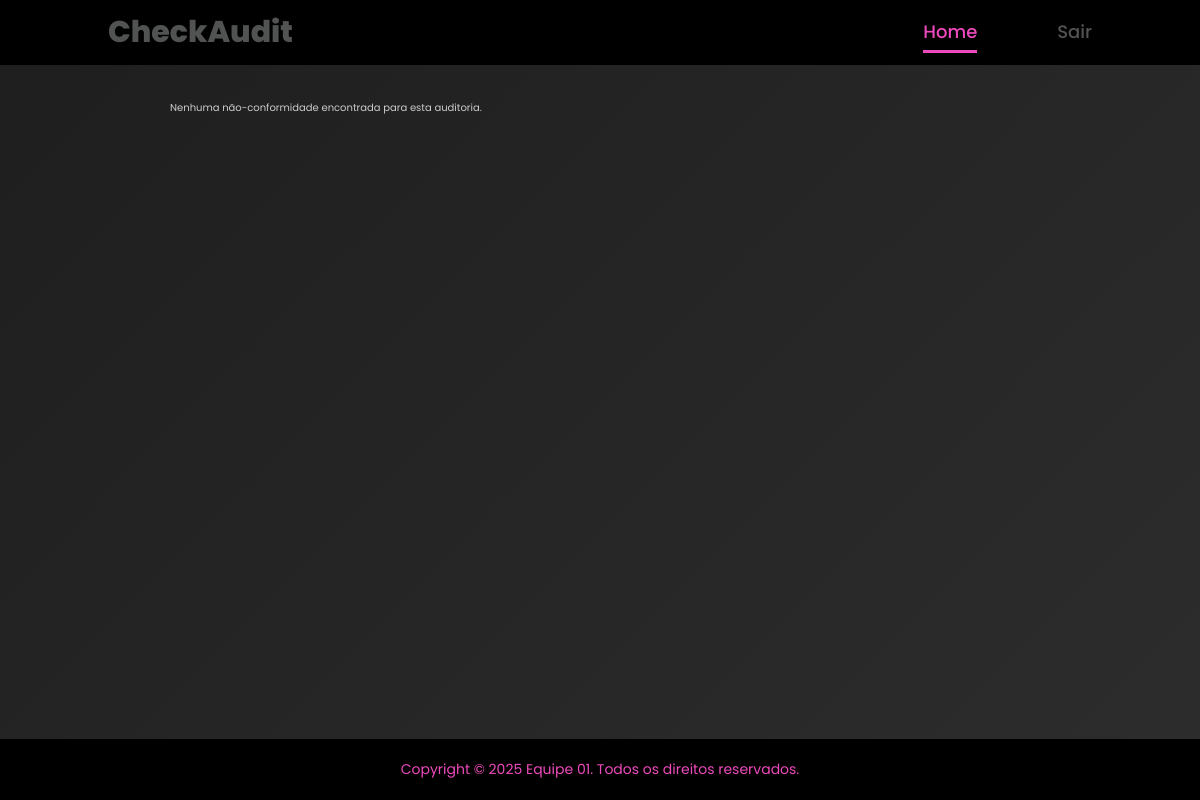
Before: /pages/ncs.php?id_auditoria=4 with the older database file.
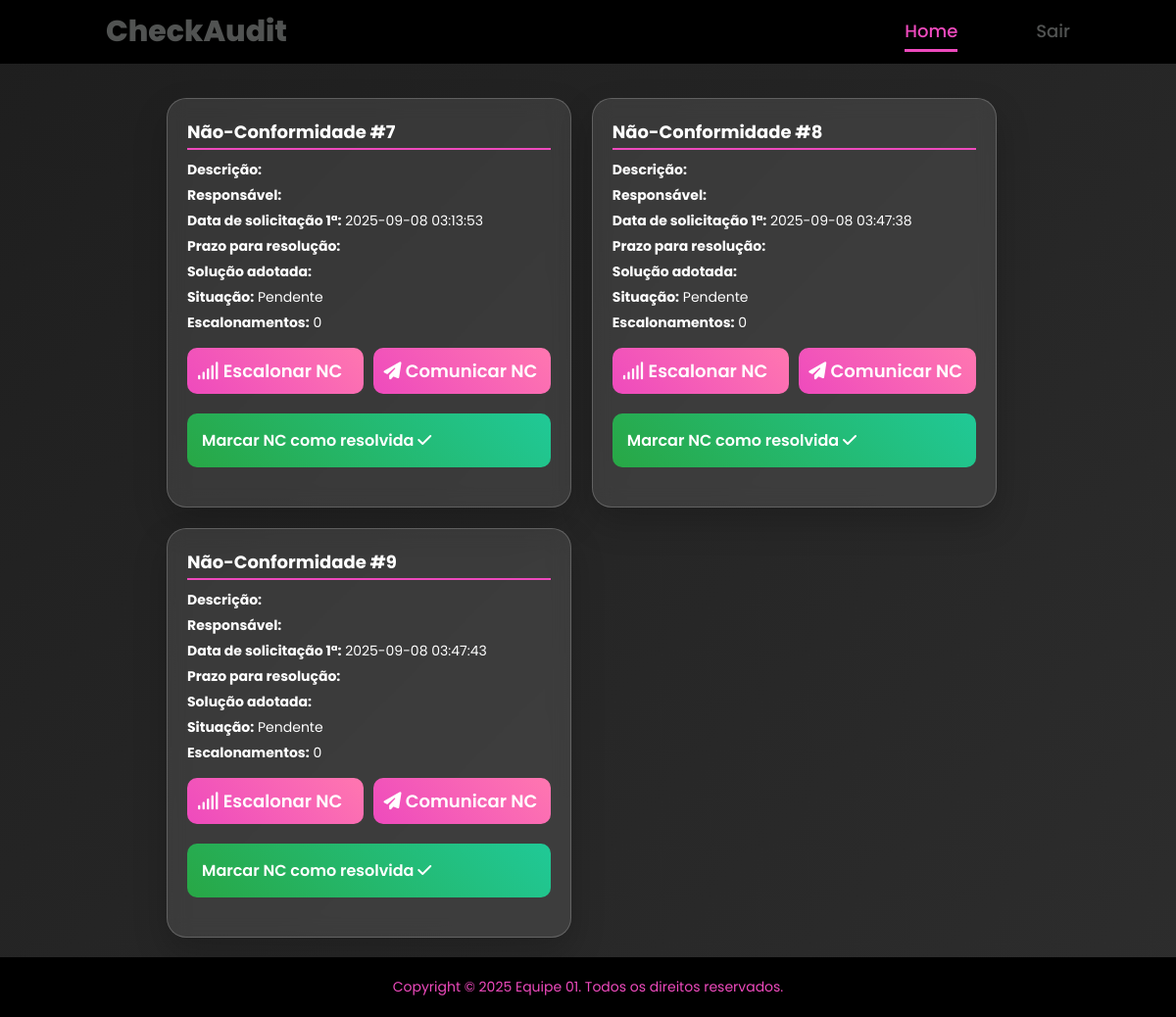
After: the same page with the newer database file.
### tables this page shows
CREATE TABLE `checklist` (
  `id` int(11) NOT NULL AUTO_INCREMENT,
  `id_auditoria` int(11) NOT NULL,
  `pergunta` varchar(255) NOT NULL,
  `resultado` varchar(10) DEFAULT 'N/A',
  `responsavel` varchar(100) DEFAULT NULL,
  `observacoes` text DEFAULT NULL,
  `created_at` timestamp NOT NULL DEFAULT current_timestamp(),
  `classificacao_nc` varchar(50) DEFAULT '',
  `acao_corretiva` text DEFAULT '',
  `situacao_nc` varchar(50) DEFAULT 'Pendente',
  `escalonamento` int(11) DEFAULT NULL,
  `prazo_resolucao` int(11) DEFAULT NULL,
  PRIMARY KEY (`id`),
  KEY `id_auditoria` (`id_auditoria`),
  CONSTRAINT `fk_checklist_auditoria` FOREIGN KEY (`id_auditoria`) REFERENCES `auditoria` (`id_auditoria`) ON DELETE CASCADE
);

### php/functions.php (called while the page is built, shortened)
<?php
function buscarNaoConformidadesIdChecklist($conn, $id_auditoria){
    $resultado = "NC";
    $stmt = $conn->prepare("SELECT * FROM checklist WHERE id_auditoria = ? AND resultado = ?");
    $stmt->bind_param("is", $id_auditoria, $resultado);
    $stmt->execute();
    $result = $stmt->get_result();
    $ncs = [];
    while($row = $result->fetch_assoc()){
        $ncs[] = $row;
    }
    return $ncs;
}
?>

### pages/ncs.php (the view, shortened to what this page needs)
<!DOCTYPE html>
<html lang="en">
<head>
    <link rel="stylesheet" href="https://cdnjs.cloudflare.com/ajax/libs/font-awesome/6.5.2/css/all.min.css">
    <link rel="stylesheet" href="../assets/css/styles.css">
    <link rel="stylesheet" href="../assets/css/form.css">
    <link rel="stylesheet" href="../assets/css/home.css">
    <link rel="stylesheet" href="../assets/css/auditoria.css">
    <link rel="stylesheet" href="../assets/css/ncs.css">
</head>
<body>
<?php
    include "../includes/header.php";
    include "../php/functions.php";
    include "../config/conexao.php";
    $id_auditoria = $_GET['id_auditoria'];
    $ncs = buscarNaoConformidadesIdChecklist($conn, $id_auditoria);
?>
<?php include "../includes/header.php";?>
    <main>
    <div class="cards-container">
        <?php
        $ncs = buscarNaoConformidadesIdChecklist($conn, $id_auditoria);
        if(!empty($ncs)){
            foreach($ncs as $nc){
                ?>
                <div class="card-nc">
                    <h3>Não-Conformidade #<?= $nc['id'] ?></h3>
                    <p><strong>Descrição:</strong> <?= htmlspecialchars($nc['observacoes']) ?></p>
                    <p><strong>Responsável:</strong> <?= htmlspecialchars($nc['responsavel']) ?></p>
                    <p><strong>Data de solicitação 1ª:</strong> <?= htmlspecialchars($nc['created_at']) ?></p>
                    <p><strong>Prazo para resolução:</strong> <?= htmlspecialchars($nc['prazo_resolucao']) ?></p>
                    <p><strong>Solução adotada:</strong> <?= htmlspecialchars($nc['acao_corretiva']) ?></p>
                    <p><strong>Situação:</strong> <?= htmlspecialchars($nc['situacao_nc']) ?></p>
                    <p><strong>Escalonamentos:</strong> <?= isset($nc['escalonamento']) ? $nc['escalonamento'] : 0 ?></p>
                    <div class="card-nc-botoes" >
                        <a href="ncs.php?id_auditoria=<?= $id_auditoria ?>" class="signup-btn-pink" style="text-decoration: none; display: inline-block;">
                            <i class="fa-solid fa-signal" style="color: #ffffff;"></i> Escalonar NC
                        </a>
                        <a href="ncs.php?id_auditoria=<?= $id_auditoria ?>" class="signup-btn-pink" style="text-decoration: none; display: inline-block;">
                            <i class="fa-solid fa-paper-plane" style="color: #ffffff;"></i> Comunicar NC
                        </a>
                    </div>
                    <div>
                        <?php if ($nc['situacao_nc'] !== 'resolvida'): ?>
                            <a href="../php/nc-concluida.php?id_nc=<?= $nc['id'] ?>&id_auditoria=<?= $id_auditoria ?>"
                               class="signup-btn"
                               style="text-decoration: none; display: inline-block;">
                                Marcar NC como resolvida
                                <i class="fa-solid fa-check" style="color: #ffffff;"></i>
                            </a>
                        <?php endif; ?>
                    </div>
                </div>
                <?php
            }
        } else {
            echo "<p style='color:#ccc; text-align:center;'>Nenhuma não-conformidade encontrada para esta auditoria.</p>";
        }
        ?>
    </div>
</main>
<?php include "../includes/footer.php";?>
</body>
</html>

Changed rows visible on the page:
added checklist: id "7", created_at "2025-09-08 03:13:53", situacao_nc "Pendente"
added checklist: id "8", created_at "2025-09-08 03:47:38", situacao_nc "Pendente"
added checklist: id "9", created_at "2025-09-08 03:47:43", situacao_nc "Pendente"
Other visible differences:
text no longer shown: "Nenhuma não-conformidade encontrada para esta auditoria."
